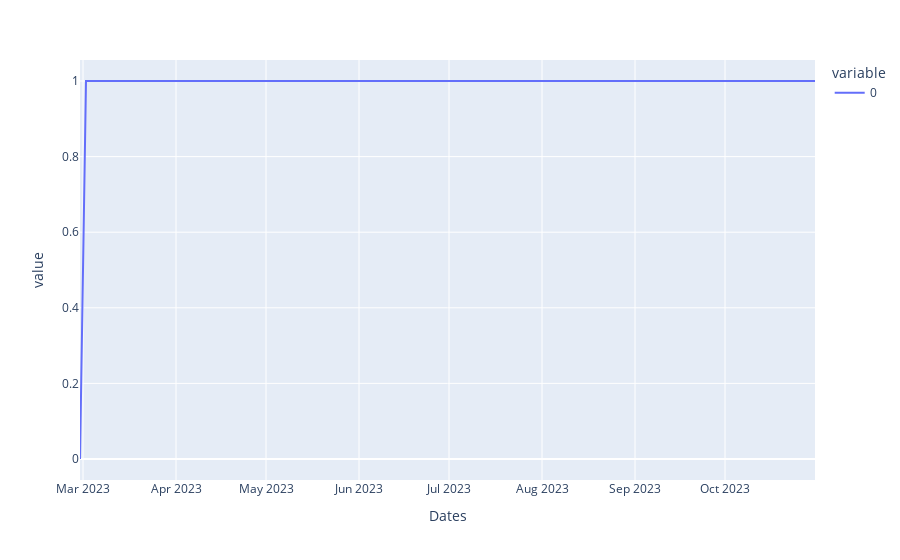

Write notebook code for a chart like this one.
### Code cell
daily_w.sum(1).plot()

### Figure 1 — Plotly figure (JSON) as saved in the notebook; plotly's stock layout.template omitted (floating-point values rounded to 4 significant figures; data arrays with more than 128 entries replaced by an {"elided": "..."} marker saying what was removed)
{"data": [{"hovertemplate": "variable=0<br>Dates=%{x}<br>value=%{y}<extra></extra>", "legendgroup": "0", "line": {"color": "#636efa", "dash": "solid"}, "marker": {"symbol": "circle"}, "mode": "lines", "name": "0", "orientation": "v", "showlegend": true, "type": "scatter", "x": {"elided": "165 str values"}, "xaxis": "x", "y": {"elided": "165 float values"}, "yaxis": "y"}], "layout": {"autosize": true, "legend": {"title": {"text": "variable"}, "tracegroupgap": 0}, "margin": {"t": 60}, "xaxis": {"anchor": "y", "autorange": true, "domain": [0, 1], "range": ["2023-02-28", "2023-10-31"], "title": {"text": "Dates"}, "type": "date"}, "yaxis": {"anchor": "x", "autorange": true, "domain": [0, 1], "range": [-0.05556, 1.056], "title": {"text": "value"}, "type": "linear"}}}
